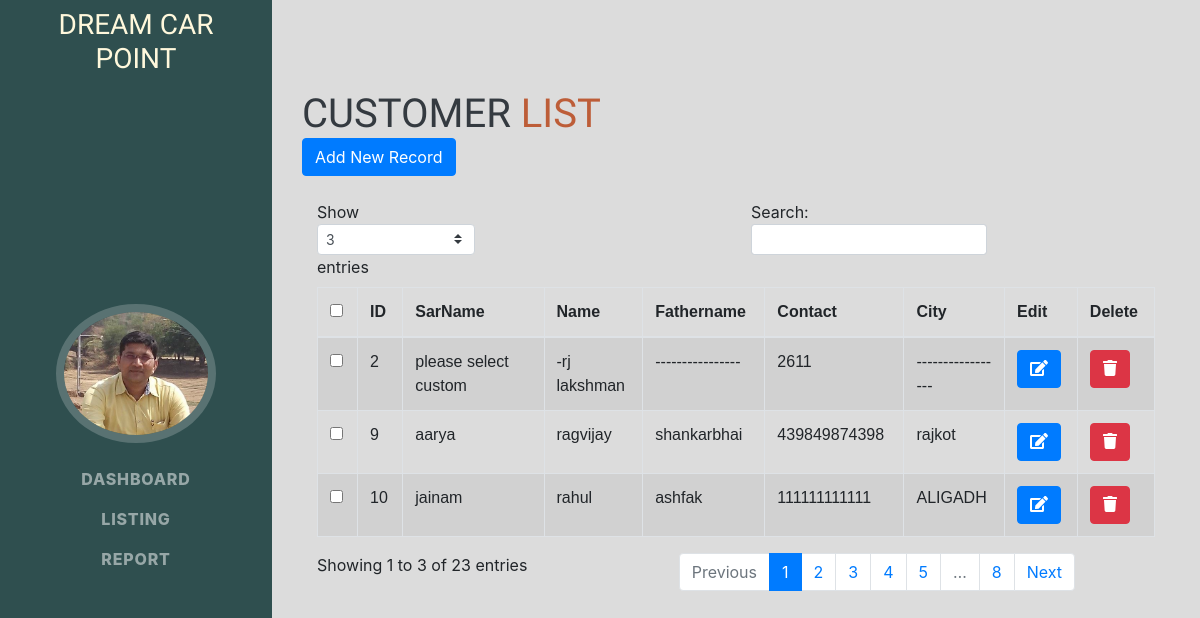
The page /listing/ on the database as committed earlier.
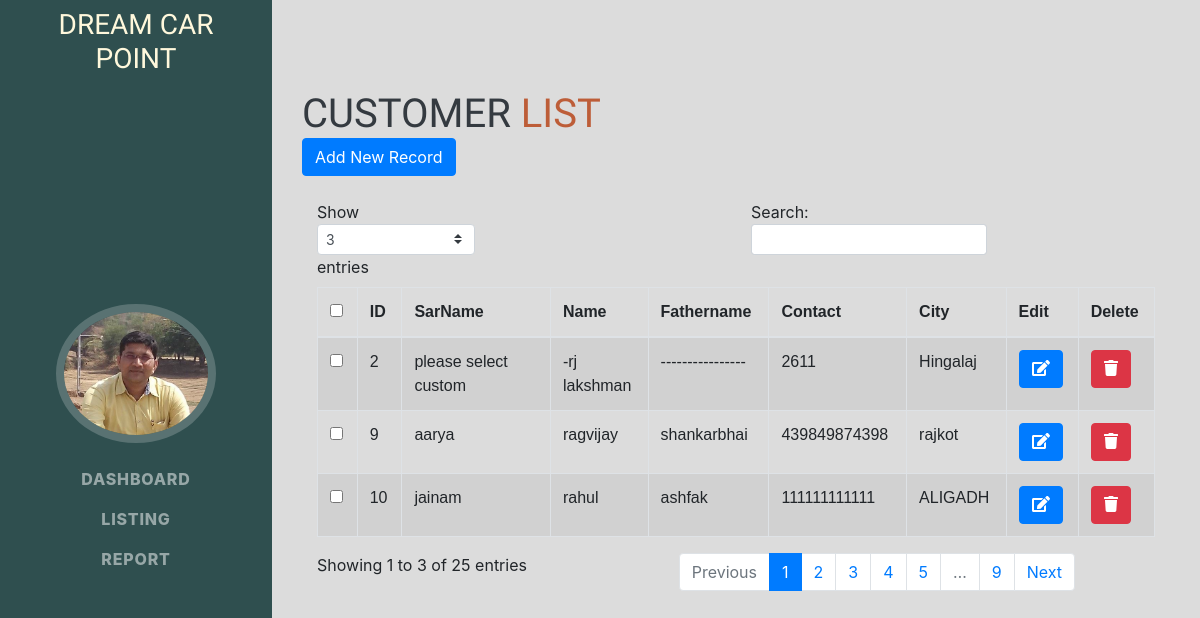
The same page on the database as committed later.
### CAR/models.py (models this page shows, shortened)
class customer(models.Model):
    CUS_ID     = models.AutoField(primary_key=True)
    CUS_SARNAME = models.CharField(max_length=20,blank=True)
    CUS_NAME   = models.CharField(max_length=70,blank=True)
    CUS_FNAME   = models.CharField(max_length=70,blank=True)
    CUS_CITY   = models.CharField(max_length=70,blank=True)
    CUS_MO     = models.CharField(max_length=12,unique=True,blank=True)
    CUS_EMAIL  = models.EmailField(unique=True)
    CUS_STATE  = models.CharField(max_length=70)
    CUS_Zip    = models.CharField(max_length= 6)
    date_modified = models.DateTimeField(auto_now=True)

### CAR/views.py (the view)
# urls.py: path('listing/',views.customerView.as_view(),name="listing"),
class customerView(ListView):
    model = customer
    template_name ='base_listing.html'

### CAR/templates/base_listing.html (shortened to what this page needs)
<!DOCTYPE html>
{% load static %}
<html lang="en">
    <head>
        <link href="{% static 'car/css/styles.css' %}" rel="stylesheet" />
        <link href="{% static 'car/css/Bootstrap.css' %}" rel="stylesheet" />
</head>
<body>
    <nav class="navbar navbar-expand-lg navbar-dark  fixed-top" id="sideNav">
        <h3 style="color:cornsilk">Dream Car Point</h3>
        <a class="navbar-brand js-scroll-trigger" href="#page-top">
            <span class="d-none d-lg-block"><img class="img-fluid img-profile rounded-circle mx-auto mb-2" src="{% static 'car/image/profile.jpg' %}" /></span>
        </a>
        <div class="collapse navbar-collapse" id="navbarSupportedContent">
            <ul class="navbar-nav">
             <li class="nav-item"><a class="nav-link js-scroll-trigger" href="/dashbord">Dashboard</a></li>
                <li class="nav-item"><a class="nav-link js-scroll-trigger" href="/listing">listing</a></li>
                <li class="nav-item"><a class="nav-link js-scroll-trigger" href="/report">report</a></li>
            </ul>
        </div>
    </nav>
<div class="container">
 <div class="row">
            <div class="col-md-12" id="main">
                <h1 class="mb-0">
                    customer
                    <span style="color:#bd5d38;">List</span>
                </h1>
                <span><a href="/listing/Costomer" class="btn btn-primary">Add New Record</a></span>
                <br>
                <br>
                <div class="table-responsive">
        <table id="bootstrapdatatable" class="table table-striped table-bordered" width="100%">
                    <thead>
                        <th><input type="checkbox" id="checkall" /></th>
                        <th>ID</th>
                        <th>SarName</th>
                        <th>Name</th>
                        <th>Fathername</th>
                        <th>Contact</th>
                        <th>City</th>
                        <th>Edit</th>
                        <th>Delete</th>
                    </thead>
        <tbody>
        {% for customer in customer_list %}
            <tr>
            <td><input type="checkbox" class="checkthis" /></td>
            <td>{{ customer.CUS_ID }}</td>
            <td>{{ customer.CUS_SARNAME }}</td>
            <td>{{ customer.CUS_NAME }}</td>
            <td>{{ customer.CUS_FNAME }}</td>
            <td>{{ customer.CUS_MO }}</td>
            <td>{{ customer.CUS_CITY }}</td>
             <td>
                     <a href="{% url 'Update' customer.CUS_ID %}" class="btn btn-primary btn-xs" >
                        <i class='fas fa-edit'></i>
                    </a>
            </td>
            <td>
                    <form action="{% url 'Delete' customer.CUS_ID %}" method="POST",class="d-inline">
                        <button type="submit" class="btn btn-danger">
                            <i class="fa fa-trash"></i>
                        </button>
                    </form>
            </td>
             </tr>
        {% endfor %}
        </tbody>
        </table>
                </div>
            </div>
</div>
</div>
</body>
</html>

Rows that differ between the two databases and show on the page:
changed customer "please select custom": CUS_CITY "-----------------" → "Hingalaj"
Other text that changed with them:
text written by a page script: "Show entries Search: Showing 1 to 3 of 23 entries Previous 1 2 3 4 5 … 8 Next" → "Show entries Search: Showing 1 to 3 of 25 entries Previous 1 2 3 4 5 … 9 Next"
